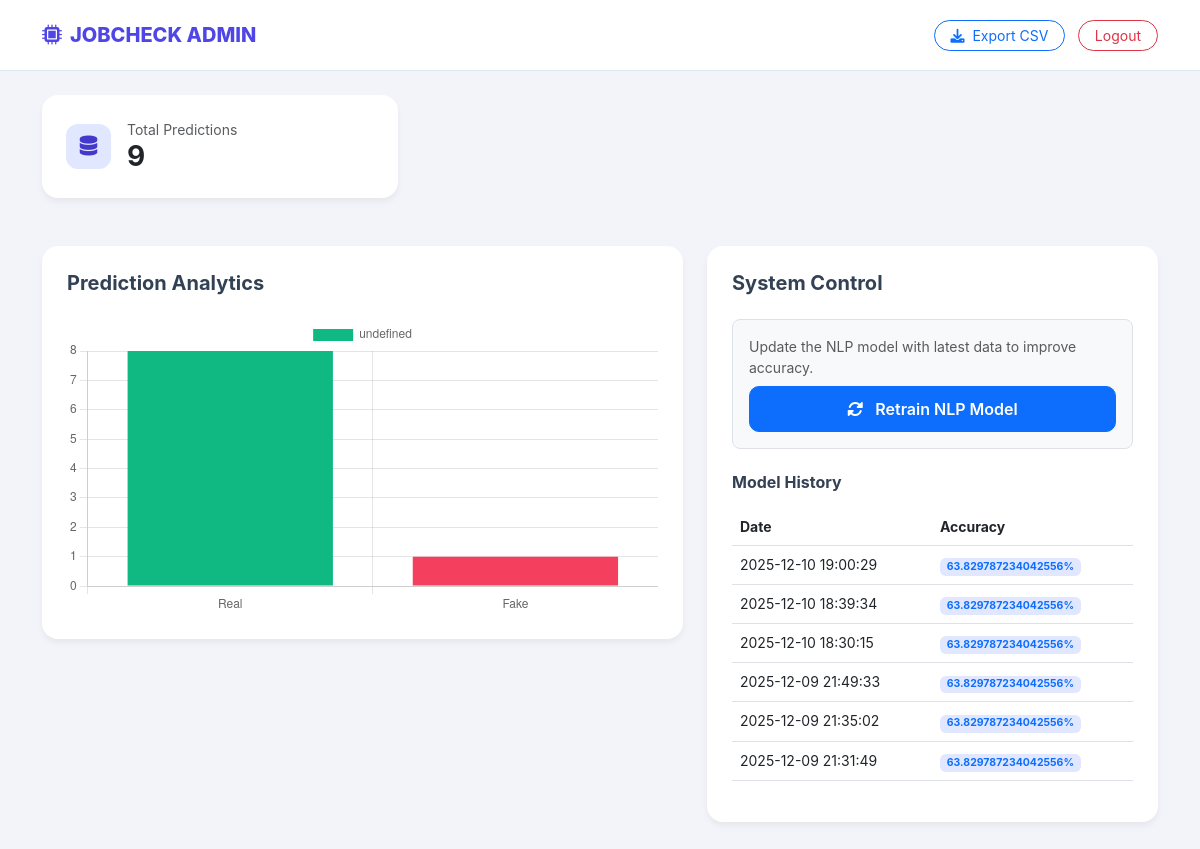
The page /admin_dashboard (signed in) on the database its author committed.
### tables this page shows
CREATE TABLE retrain_logs (
        id INTEGER PRIMARY KEY AUTOINCREMENT,
        accuracy REAL NOT NULL,
        timestamp TEXT NOT NULL DEFAULT (datetime('now', 'localtime')),
        training_source TEXT NOT NULL
    );

### app.py (the view)
@app.route('/admin_dashboard')
def admin_dashboard():
    if not session.get('logged_in'): return redirect(url_for('admin_login'))
    conn = get_db()
    data = {
        'total': conn.execute("SELECT COUNT(*) FROM predictions").fetchone()[0],
        'fake': conn.execute("SELECT COUNT(*) FROM predictions WHERE prediction='Fake Job'").fetchone()[0],
        'real': conn.execute("SELECT COUNT(*) FROM predictions WHERE prediction='Real Job'").fetchone()[0],
        'logs': conn.execute("SELECT * FROM retrain_logs ORDER BY id DESC").fetchall()
    }
    return render_template('admin_dashboard.html', **data)

### app.py (called while the page is built)
def get_db():
    conn = sqlite3.connect(DB_PATH)
    conn.row_factory = sqlite3.Row
    return conn

### templates/admin_dashboard.html (shortened to what this page needs)
<!DOCTYPE html>
<html lang="en">
<head>
    <link href="https://cdn.jsdelivr.net/npm/bootstrap@5.3.0/dist/css/bootstrap.min.css" rel="stylesheet">
    <link href="https://cdnjs.cloudflare.com/ajax/libs/font-awesome/6.0.0/css/all.min.css" rel="stylesheet">
</head>
<body>
    <nav class="navbar navbar-expand-lg sticky-top mb-4">
        <div class="container">
            <a class="navbar-brand" href="#"><i class="fas fa-microchip me-2"></i>JOBCHECK ADMIN</a>
            <div class="ms-auto">
                <a href="/export_logs" class="btn btn-outline-primary btn-sm rounded-pill px-3 me-2">
                    <i class="fas fa-download me-1"></i> Export CSV
                </a>
                <a href="/logout" class="btn btn-outline-danger btn-sm rounded-pill px-3">Logout</a>
            </div>
        </div>
    </nav>
    <div class="container pb-5">
        <div class="row g-4 mb-5">
            <div class="col-md-4">
                <div class="card card-kpi p-4">
                    <div class="d-flex align-items-center">
                        <div class="icon-circle bg-indigo-light me-3"><i class="fas fa-database"></i></div>
                        <div>
                            <p class="text-muted small mb-0">Total Predictions</p>
                            <h3 class="fw-bold mb-0">{{ total }}</h3>
                        </div>
                    </div>
                </div>
            </div>
            </div>
        <div class="row g-4">
            <div class="col-lg-7">
                <div class="table-container">
                    <h5 class="fw-bold mb-4">Prediction Analytics</h5>
                    <canvas id="cleanChart"></canvas>
                </div>
            </div>
            <div class="col-lg-5">
                <div class="table-container">
                    <div class="d-flex justify-content-between align-items-center mb-4">
                        <h5 class="fw-bold mb-0">System Control</h5>
                    </div>
                    <div class="p-3 border rounded-3 mb-4 bg-light">
                        <p class="small text-muted mb-2">Update the NLP model with latest data to improve accuracy.</p>
                        <button onclick="retrainModel()" id="retrain_btn" class="btn btn-primary w-100 btn-action">
                            <i class="fas fa-sync-alt me-2"></i> Retrain NLP Model
                        </button>
                    </div>
                    <h6 class="fw-bold mb-3">Model History</h6>
                    <table class="table small">
                        <thead><tr><th>Date</th><th>Accuracy</th></tr></thead>
                        <tbody>
                            {% for log in logs %}
                            <tr><td>{{ log.timestamp }}</td><td><span class="badge bg-indigo-light text-primary">{{ log.accuracy }}%</span></td></tr>
                            {% endfor %}
                        </tbody>
                    </table>
                </div>
            </div>
        </div>
    </div>
    <script>
        // Chart Logic
        const ctx = document.getElementById('cleanChart').getContext('2d');
        new Chart(ctx, {
            type: 'bar',
            data: {
                labels: ['Real', 'Fake'],
                datasets: [{
                    data: [{{ real }}, {{ fake }}],
                    backgroundColor: ['#10b981', '#f43f5e']
                }]
            }
        });
        // MILESTONE 4: RETRAIN FUNCTION
        async function retrainModel() {
            const btn = document.getElementById('retrain_btn');
            btn.disabled = true;
            btn.innerHTML = '<span class="spinner-border spinner-border-sm me-2"></span> Training...';
            const res = await fetch('/retrain_model', { method: 'POST' });
            const data = await res.json();
            alert(data.message || data.error);
            location.reload();
        }
    </script>
</body>
</html>

### templates/admin_dashboard.html (style rules this page uses)
body { background-color: #f3f4f9; color: #334155; font-family: 'Inter', sans-serif; }
.navbar { background: #ffffff; border-bottom: 1px solid #e2e8f0; padding: 15px 0; }
.navbar-brand { font-weight: 800; color: #4f46e5 !important; }
.card-kpi { background: #ffffff; border: none; border-radius: 16px; box-shadow: 0 4px 6px rgba(0,0,0,0.05); }
.table-container { background: white; border-radius: 16px; padding: 25px; box-shadow: 0 4px 6px rgba(0,0,0,0.05); }
.btn-action { border-radius: 10px; font-weight: 600; padding: 10px 20px; transition: 0.3s; }
.icon-circle { width: 45px; height: 45px; border-radius: 12px; display: flex; align-items: center; justify-content: center; font-size: 20px; }
.bg-indigo-light { background: #e0e7ff; color: #4338ca; }

### rows shown on the page
retrain_logs: timestamp "2025-12-10 19:00:29", accuracy "63.829787234042556"
retrain_logs: timestamp "2025-12-10 18:39:34", accuracy "63.829787234042556"
retrain_logs: timestamp "2025-12-10 18:30:15", accuracy "63.829787234042556"
retrain_logs: timestamp "2025-12-09 21:49:33", accuracy "63.829787234042556"
retrain_logs: timestamp "2025-12-09 21:35:02", accuracy "63.829787234042556"
retrain_logs: timestamp "2025-12-09 21:31:49", accuracy "63.829787234042556"

### other values the page prints
{{ total }} "9"
chart data {{ real }} 8
chart data {{ fake }} 1
